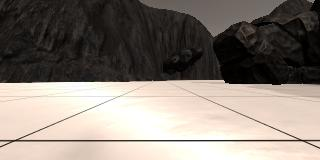
#> input picture 1_sample_and_return/2_perspective_transform/example_grid1.jpg, 320 x 160 px
$ python transform.py
#> lines starting #> are read from the running program, lines starting #| are printed output that depends on the picture
import cv2
import matplotlib.image as mpimg
import matplotlib.pyplot as plt
import numpy as np


def perspect_transform(img, src, dst):
    M = cv2.getPerspectiveTransform(src, dst)
    warped = cv2.warpPerspective(img, M, (img.shape[1], img.shape[0]))
    return warped

source = np.float32([[14.4, 140.1], [118, 95.9], [199.5, 95.5], [301.8, 140]])
destination = np.float32([[30, 30], [30, 40], [40, 40], [40, 30]])

image = mpimg.imread('example_grid1.jpg')
#> image is the input picture: shape (160, 320, 3); mean R, G, B 135.1, 126.3, 118.3
warped = perspect_transform(image, source, destination)
#> in perspect_transform, `warped = cv2.warpPerspective(img, M, (img.shape[1], img.shape[0]))`:
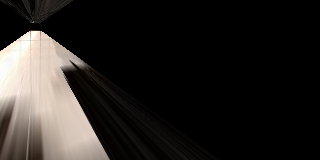
#> warped: shape (160, 320, 3); mean R, G, B 39.1, 36, 33.3
plt.imshow(warped)
plt.show()
